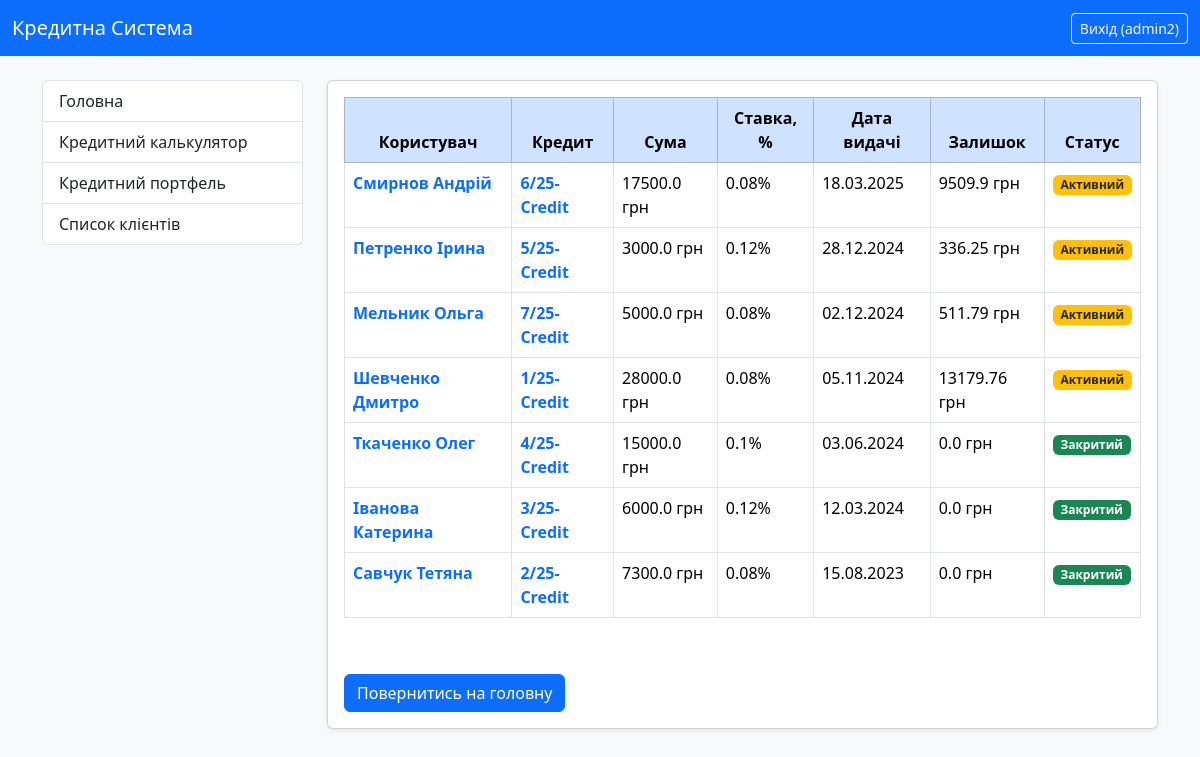
Before: /all-credits/ (signed in) with the older database file.
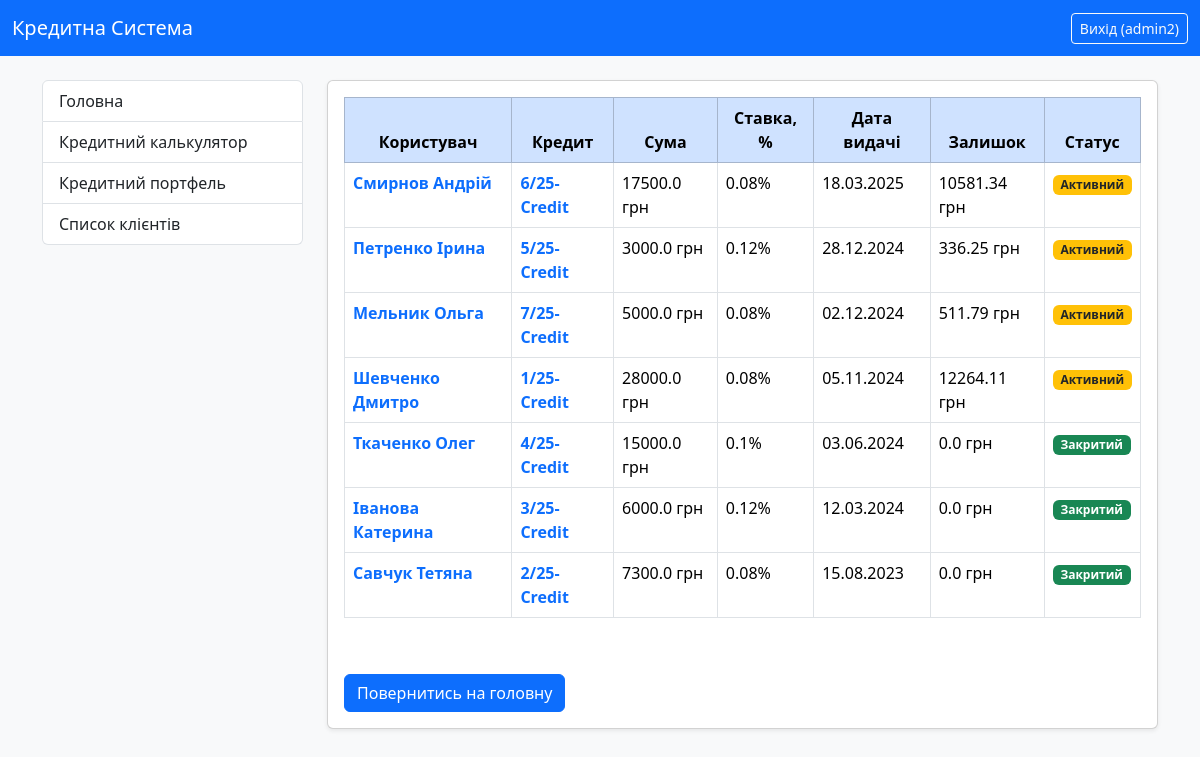
After: the same page with the newer database file.
### credit_system/models.py (models this page shows, shortened)
class CustomUser(AbstractUser):
    ROLE_CHOICES = (
        ('admin', 'Адмін'),
        ('manager', 'Менеджер'),
        ('client', 'Клієнт'),
    )
    role = models.CharField(
        max_length=10,
        choices=ROLE_CHOICES,
        default='client',
        verbose_name="Роль користувача"
    )
    middle_name = models.CharField(max_length=100, verbose_name="По батькові", blank=True)
    IPN = models.CharField(
        max_length=10,
        unique=True,
        verbose_name="ІПН",
        validators=[numeric_validator],
        null=True,
        blank=True
    )
    phone_number = models.CharField(max_length=20, verbose_name="Номер телефону", blank=True)
    address = models.CharField(max_length=255, verbose_name="Адреса", blank=True)
    date_of_birth = models.DateField(verbose_name="Дата народження", null=True, blank=True)
    SEX_CHOICES = (
        ('m', 'Чоловіча'),  # Значення в базі: 'm', Зображається: 'Чоловіча'
        ('w', 'Жіноча'),  # Значення в базі: 'w', Зображається: 'Жіноча'
    )
    sex = models.CharField(
        max_length=1,
        choices=SEX_CHOICES,
        default='m',
        verbose_name="Стать",
        blank=True,
        null=True
    )
    address_registration = models.CharField(max_length=255, verbose_name="Адреса прописки", blank=True)
    address_residential = models.CharField(max_length=255, verbose_name="Адреса проживання", blank=True)
    place_of_birth = models.CharField(max_length=255, verbose_name="Місце народження", blank=True)
    passport_series = models.CharField(max_length=2, verbose_name="Серія паспорту", blank=True)
    passport_number = models.CharField(max_length=10, verbose_name="Номер паспорту", blank=True)
    passport_vidan = models.CharField(max_length=255, verbose_name="Орган що видав паспорт", blank=True)
    passport_date = models.DateField(verbose_name="Дата видачі паспорта", null=True, blank=True)
    work_place = models.CharField(max_length=100, verbose_name="Місце роботи", blank=True)
    position = models.CharField(max_length=100, verbose_name="Посада", blank=True)
    notes = models.CharField(max_length=255, verbose_name="Нотатки", blank=True)
    class Meta:
        verbose_name = "Користувач"
        verbose_name_plural = "Користувачі"

class Credit(models.Model):
    user = models.ForeignKey(CustomUser, on_delete=models.CASCADE, related_name='credits', verbose_name="Користувач")
    number = models.CharField(max_length=100, verbose_name="Номер кредиту", blank=True)
    summa_credit = models.FloatField(verbose_name="Сума кредиту")
    percent = models.FloatField(verbose_name="Добова відсоткова ставка (%)")
    start_date = models.DateField(verbose_name="Дата видачі")
    srok_months = models.IntegerField(verbose_name="Термін кредиту (місяці)")
    day_of_pay = models.IntegerField(default=15, verbose_name="Плановий день оплати")
    purpose = models.CharField(max_length=255, verbose_name="Ціль кредиту", blank=True)
    note = models.TextField(verbose_name="Примітка", blank=True)
    ostatok = models.FloatField(verbose_name="Залишок кредиту")
    closed = models.BooleanField(default=False, verbose_name="Кредит закрит")
    last_pay_date = models.DateField(null=True, blank=True, verbose_name="Дата останнього платежу")
    dolg_percent = models.FloatField(default=0, verbose_name="Борг по оплаті %")
    plan_pay = models.FloatField(verbose_name="Плановий платіж", blank=True)
    class Meta:
        verbose_name = "Кредит"
        verbose_name_plural = "Кредити"

### credit_system/views.py (the view)
# urls.py: path('all-credits/', AllCreditsView.as_view(), name='all_credits_list'),
class AllCreditsView(LoginRequiredMixin, ListView):
    model = Credit
    template_name = 'credit_system/all_credits.html'
    context_object_name = 'credits'
    def get_queryset(self):
        user = self.request.user
        if user.is_superuser or user.is_manager:
            return Credit.objects.all().order_by('closed', '-start_date')
        return Credit.objects.filter(user=user)

### credit_system/templates/credit_system/all_credits.html (shortened to what this page needs)
{% extends "credit_system/base.html" %}
{% block content %}
    <div class="card shadow-sm">
        <div class="card-body">
            {% if credits %}
                <table class="table table-bordered table-hover">
                    <thead class="table-primary text-center">
                        <tr>
                            <th>Користувач</th>
                            <th>Кредит</th>
                            <th>Сума</th>
                            <th>Ставка, %</th>
                            <th>Дата видачі</th>
                            <th>Залишок</th>
                            <th>Статус</th>
                        </tr>
                    </thead>
                    <tbody>
                        {% for credit in credits %}
                            <tr>
                                <td>
                                    <a href="{% url 'client_detail' credit.user.pk %}?source=credits" class="text-decoration-none fw-bold text-primary">
                                        {{ credit.user.last_name }} {{ credit.user.first_name }}
                                    </a>
                                </td>
                                <td>
                                    <a href="{% url 'credit_detail' credit.pk %}" class="text-decoration-none fw-bold text-primary">
                                        {{ credit.number }}
                                    </a>
                                </td>
                                <td>{{ credit.summa_credit }} грн</td>
                                <td>{{ credit.percent }}%</td>
                                <td>{{ credit.start_date|date:"d.m.Y" }}</td>
                                <td>{{ credit.ostatok }} грн</td>
                                <td>
                                {% if credit.closed %}
                                    <span class="badge bg-success">Закритий</span>
                                {% else %}
                                    <span class="badge bg-warning text-dark">Активний</span>
                                {% endif %}
                                </td>
                            </tr>
                        {% endfor %}
                    </tbody>
                </table>
            {% else %}
                <p>Кредитів не знайдено.</p>
            {% endif %}
            <br><a href="{% url 'index' %}" class="btn btn-primary mt-3">Повернитись на головну</a><br>
        </div>
    </div>
{% endblock %}

### credit_system/templates/credit_system/base.html (shortened to what this page needs)
{% load static %}
<!DOCTYPE html>
<html lang="uk">
<head>
    <link href="https://cdn.jsdelivr.net/npm/bootstrap@5.3.3/dist/css/bootstrap.min.css" rel="stylesheet">
    <link rel="stylesheet" href="{% static 'credit_system/style.css' %}">
</head>
<body class="bg-light">
<nav class="navbar navbar-expand-lg navbar-dark bg-primary">
  <div class="container-fluid">
    <a class="navbar-brand" href="{% url 'index' %}">Кредитна Система</a>
    <div class="d-flex">
      {% if user.is_authenticated %}
        <form method="post" action="{% url 'logout' %}" class="d-inline">
          <button type="submit" class="btn btn-outline-light btn-sm">
            Вихід ({{ user.username }})
          </button>
        </form>
      {% else %}
        <a href="{% url 'login' %}" class="btn btn-outline-light btn-sm">Вхід</a>
      {% endif %}
    </div>
  </div>
</nav>
<div class="container mt-4">
  <div class="row">
    <div class="col-lg-3 mb-3">
      <div class="list-group">
        <a href="{% url 'index' %}" class="list-group-item list-group-item-action">
          Головна
        </a>
        <a href="{% url 'credit_calculator' %}" class="list-group-item list-group-item-action">
          Кредитний калькулятор
        </a>
        {% if user.is_authenticated %}
            {% if user.is_superuser or user.is_manager %}
                <a href="{% url 'all_credits_list' %}" class="list-group-item list-group-item-action">
                    Кредитний портфель
                </a>
                <a href="{% url 'all_clients_list' %}" class="list-group-item list-group-item-action">
                    Список клієнтів
                </a>
            {% elif user.is_client %}
                <a href="{% url 'user_credits_list' %}" class="list-group-item list-group-item-action">
                    Мої кредити
                </a>
            {% endif %}
        {% endif %}
      </div>
    </div>
    <div class="col-lg-9">
      {% block content %}{% endblock %}
    </div>
  </div>
</div>
</body>
</html>

### credit_system/static/credit_system/style.css (style rules this page uses)
body { background-color: #f8f9fa; }

Changed rows visible on the page:
changed Credit "6/25-Credit": ostatok "9509.9" → "10581.34"
changed Credit "1/25-Credit": ostatok "13179.76" → "12264.11"
